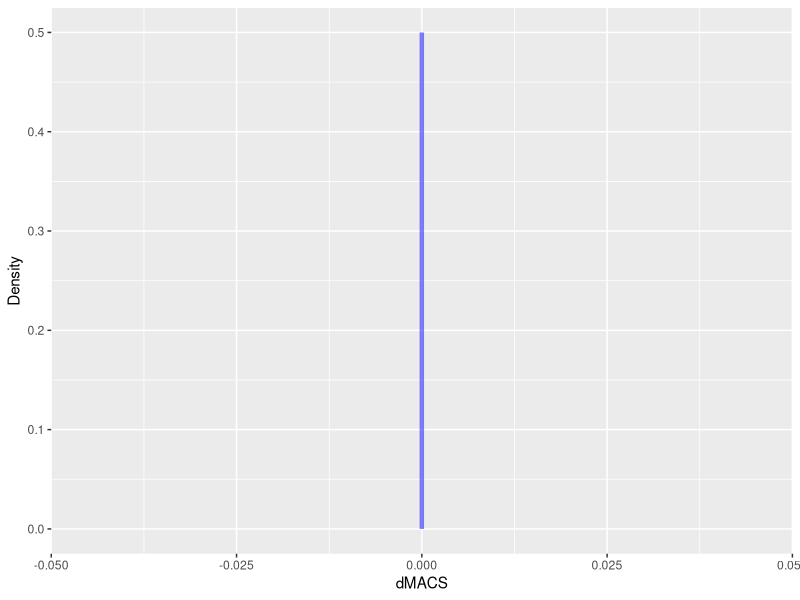
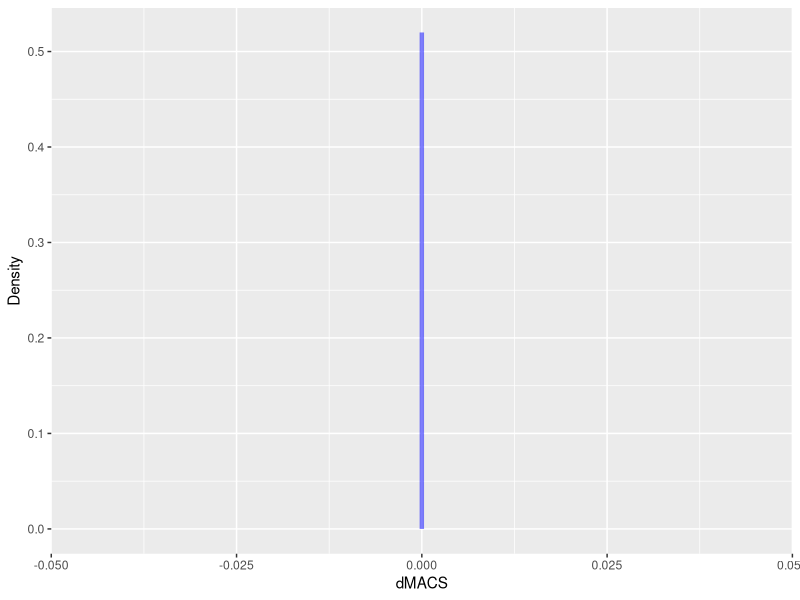
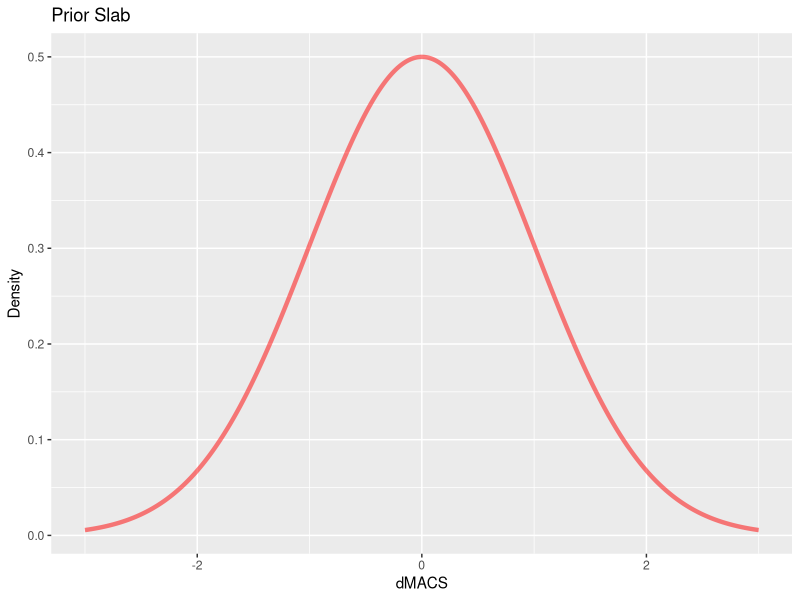
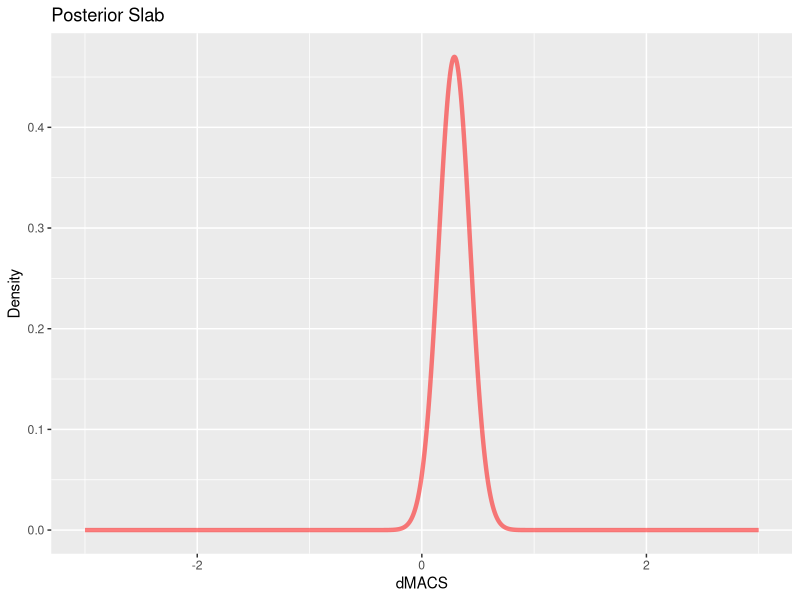
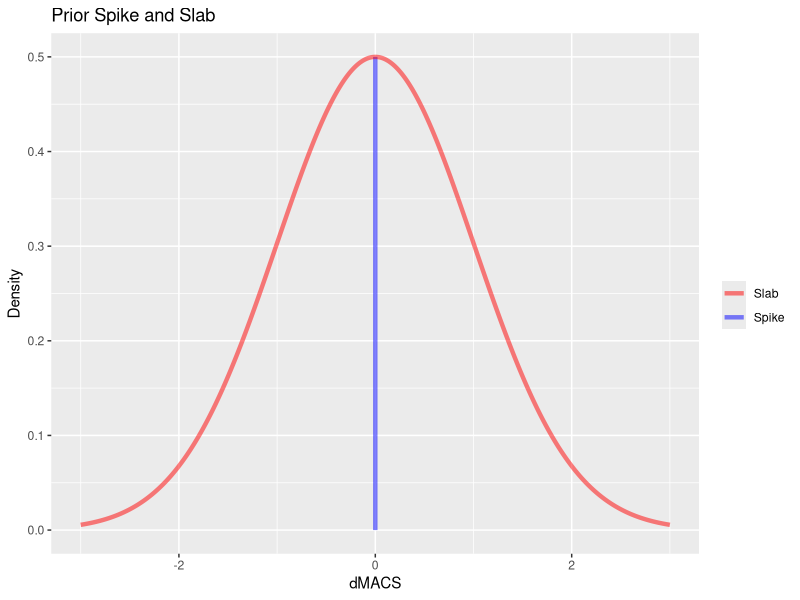

The R script that drew these images, in order:
## ---- chunk 1
suppressWarnings(library(tidyverse))
## ---- chunk 2
spike_prior <- tribble(~dMACS, ~Density,
                       0, 0,
                       0, 0.5)

spike_prior_graph <- spike_prior %>% ggplot(aes(x=dMACS,y=Density))+
  geom_line(color = "blue", linewidth = 1.5, alpha = 0.5) 
spike_prior_graph
## ---- chunk 3
spike_post <- tribble(~dMACS, ~Density,
                            0, 0,
                            0, 0.52)

spike_post_graph <- spike_post %>% ggplot(aes(x=dMACS,y=Density))+
  geom_line(color = "blue", linewidth = 1.5, alpha = 0.5) 
spike_post_graph
## ---- chunk 4
x<-seq(-3,3, length.out = 1e4)
y<-dnorm(x)
y<-y/max(y)*(.5)
slab_prior <- tibble(x = x, y = y)

graph_prior_graph<-slab_prior %>% ggplot(aes(x=x,y=y))+
  geom_line(alpha=0.5, color = "red", linewidth = 1.5) + 
  labs (title = "Prior Slab",
        x = "dMACS",
        y = "Density")
graph_prior_graph
## ---- chunk 5
x<-seq(-3,3, length.out = 1e4)
y<-dnorm(x,.29,.14)
y<- y/max(y)*(.47)
slab_post <- tibble(x = x, y = y)

slab_post_graph <- slab_post %>% ggplot(aes(x=x,y=y)) + 
    geom_line(alpha=0.5, color = "red", linewidth = 1.5) +
    labs (title = "Posterior Slab",
          x = "dMACS",
          y = "Density")
slab_post_graph
## ---- chunk 6
  ggplot() +
  geom_line(data = spike_prior, aes(x=dMACS,y=Density, color = "Spike"),
            alpha=0.5, linewidth = 1.5) + 
  geom_line(data = slab_prior, aes(x=x,y=y, color = "Slab"),
            alpha=0.5, linewidth = 1.5) + 
  labs (title = "Prior Spike and Slab",
        x = "dMACS",
        y = "Density",
        color = "") + 
  scale_color_manual(values = c("Slab" = "red", "Spike" = "blue" ))
## ---- chunk 7

